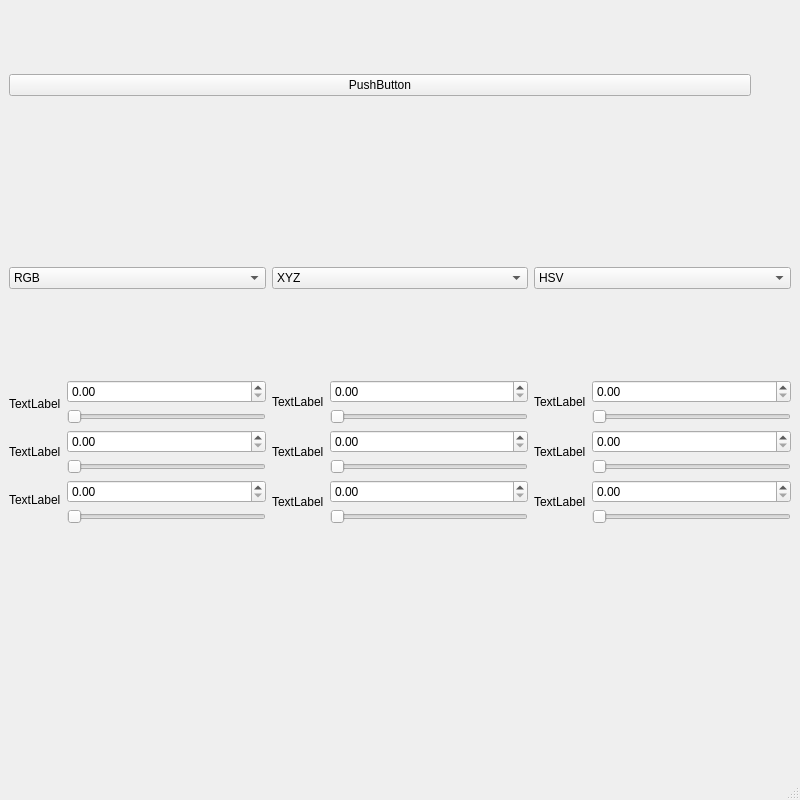
<?xml version="1.0" encoding="UTF-8"?>
<ui version="4.0">
 <class>MainWindow</class>
 <widget class="QMainWindow" name="MainWindow">
  <property name="geometry">
   <rect>
    <x>0</x>
    <y>0</y>
    <width>800</width>
    <height>800</height>
   </rect>
  </property>
  <property name="sizePolicy">
   <sizepolicy hsizetype="Fixed" vsizetype="Fixed">
    <horstretch>0</horstretch>
    <verstretch>0</verstretch>
   </sizepolicy>
  </property>
  <property name="minimumSize">
   <size>
    <width>800</width>
    <height>800</height>
   </size>
  </property>
  <property name="maximumSize">
   <size>
    <width>800</width>
    <height>800</height>
   </size>
  </property>
  <property name="windowTitle">
   <string>MainWindow</string>
  </property>
  <widget class="QWidget" name="centralwidget">
   <property name="sizePolicy">
    <sizepolicy hsizetype="Fixed" vsizetype="Fixed">
     <horstretch>0</horstretch>
     <verstretch>0</verstretch>
    </sizepolicy>
   </property>
   <property name="minimumSize">
    <size>
     <width>800</width>
     <height>600</height>
    </size>
   </property>
   <property name="maximumSize">
    <size>
     <width>800</width>
     <height>600</height>
    </size>
   </property>
   <layout class="QGridLayout" name="gridLayout_2">
    <item row="3" column="0">
     <layout class="QHBoxLayout" name="horizontalLayout_2">
      <property name="sizeConstraint">
       <enum>QLayout::SetDefaultConstraint</enum>
      </property>
      <item>
       <widget class="QComboBox" name="comboBox_3">
        <item>
         <property name="text">
          <string>RGB</string>
         </property>
        </item>
        <item>
         <property name="text">
          <string>XYZ</string>
         </property>
        </item>
        <item>
         <property name="text">
          <string>HSV</string>
         </property>
        </item>
        <item>
         <property name="text">
          <string>LAB</string>
         </property>
        </item>
        <item>
         <property name="text">
          <string>HLS</string>
         </property>
        </item>
        <item>
         <property name="text">
          <string>CMYK</string>
         </property>
        </item>
       </widget>
      </item>
      <item>
       <widget class="QComboBox" name="comboBox_2">
        <item>
         <property name="text">
          <string>XYZ</string>
         </property>
        </item>
        <item>
         <property name="text">
          <string>RGB</string>
         </property>
        </item>
        <item>
         <property name="text">
          <string>HSV</string>
         </property>
        </item>
        <item>
         <property name="text">
          <string>LAB</string>
         </property>
        </item>
        <item>
         <property name="text">
          <string>HLS</string>
         </property>
        </item>
        <item>
         <property name="text">
          <string>CMYK</string>
         </property>
        </item>
       </widget>
      </item>
      <item>
       <widget class="QComboBox" name="comboBox">
        <item>
         <property name="text">
          <string>HSV</string>
         </property>
        </item>
        <item>
         <property name="text">
          <string>RGB</string>
         </property>
        </item>
        <item>
         <property name="text">
          <string>XYZ</string>
         </property>
        </item>
        <item>
         <property name="text">
          <string>LAB</string>
         </property>
        </item>
        <item>
         <property name="text">
          <string>HLS</string>
         </property>
        </item>
        <item>
         <property name="text">
          <string>CMYK</string>
         </property>
        </item>
       </widget>
      </item>
     </layout>
    </item>
    <item row="1" column="0">
     <layout class="QHBoxLayout" name="horizontalLayout_3">
      <property name="sizeConstraint">
       <enum>QLayout::SetFixedSize</enum>
      </property>
      <item>
       <widget class="QPushButton" name="pushButton">
        <property name="sizePolicy">
         <sizepolicy hsizetype="Minimum" vsizetype="Fixed">
          <horstretch>200</horstretch>
          <verstretch>200</verstretch>
         </sizepolicy>
        </property>
        <property name="text">
         <string>PushButton</string>
        </property>
       </widget>
      </item>
      <item>
       <spacer name="horizontalSpacer">
        <property name="orientation">
         <enum>Qt::Horizontal</enum>
        </property>
        <property name="sizeHint" stdset="0">
         <size>
          <width>40</width>
          <height>20</height>
         </size>
        </property>
       </spacer>
      </item>
     </layout>
    </item>
    <item row="2" column="0">
     <spacer name="verticalSpacer">
      <property name="orientation">
       <enum>Qt::Vertical</enum>
      </property>
      <property name="sizeType">
       <enum>QSizePolicy::Fixed</enum>
      </property>
      <property name="sizeHint" stdset="0">
       <size>
        <width>20</width>
        <height>100</height>
       </size>
      </property>
     </spacer>
    </item>
    <item row="5" column="0">
     <layout class="QHBoxLayout" name="horizontalLayout">
      <item>
       <layout class="QVBoxLayout" name="verticalLayout_5">
        <property name="spacing">
         <number>0</number>
        </property>
        <property name="sizeConstraint">
         <enum>QLayout::SetFixedSize</enum>
        </property>
        <item>
         <widget class="QLabel" name="label_7">
          <property name="text">
           <string>TextLabel</string>
          </property>
         </widget>
        </item>
        <item>
         <widget class="QLabel" name="label_9">
          <property name="text">
           <string>TextLabel</string>
          </property>
         </widget>
        </item>
        <item>
         <widget class="QLabel" name="label_8">
          <property name="text">
           <string>TextLabel</string>
          </property>
         </widget>
        </item>
       </layout>
      </item>
      <item>
       <layout class="QVBoxLayout" name="verticalLayout_2">
        <item>
         <widget class="QDoubleSpinBox" name="doubleSpinBox"/>
        </item>
        <item>
         <widget class="QSlider" name="horizontalSlider">
          <property name="orientation">
           <enum>Qt::Horizontal</enum>
          </property>
         </widget>
        </item>
        <item>
         <widget class="QDoubleSpinBox" name="doubleSpinBox_2"/>
        </item>
        <item>
         <widget class="QSlider" name="horizontalSlider_2">
          <property name="orientation">
           <enum>Qt::Horizontal</enum>
          </property>
         </widget>
        </item>
        <item>
         <widget class="QDoubleSpinBox" name="doubleSpinBox_3"/>
        </item>
        <item>
         <widget class="QSlider" name="horizontalSlider_3">
          <property name="orientation">
           <enum>Qt::Horizontal</enum>
          </property>
         </widget>
        </item>
       </layout>
      </item>
      <item>
       <layout class="QVBoxLayout" name="verticalLayout_4" stretch="0,0,0">
        <item>
         <widget class="QLabel" name="label_4">
          <property name="text">
           <string>TextLabel</string>
          </property>
         </widget>
        </item>
        <item>
         <widget class="QLabel" name="label_5">
          <property name="text">
           <string>TextLabel</string>
          </property>
         </widget>
        </item>
        <item>
         <widget class="QLabel" name="label_6">
          <property name="text">
           <string>TextLabel</string>
          </property>
         </widget>
        </item>
       </layout>
      </item>
      <item>
       <layout class="QVBoxLayout" name="verticalLayout">
        <item>
         <widget class="QDoubleSpinBox" name="doubleSpinBox_4"/>
        </item>
        <item>
         <widget class="QSlider" name="horizontalSlider_4">
          <property name="orientation">
           <enum>Qt::Horizontal</enum>
          </property>
         </widget>
        </item>
        <item>
         <widget class="QDoubleSpinBox" name="doubleSpinBox_6"/>
        </item>
        <item>
         <widget class="QSlider" name="horizontalSlider_5">
          <property name="orientation">
           <enum>Qt::Horizontal</enum>
          </property>
         </widget>
        </item>
        <item>
         <widget class="QDoubleSpinBox" name="doubleSpinBox_5"/>
        </item>
        <item>
         <widget class="QSlider" name="horizontalSlider_6">
          <property name="orientation">
           <enum>Qt::Horizontal</enum>
          </property>
         </widget>
        </item>
       </layout>
      </item>
      <item>
       <layout class="QVBoxLayout" name="verticalLayout_6">
        <item>
         <widget class="QLabel" name="label_10">
          <property name="text">
           <string>TextLabel</string>
          </property>
         </widget>
        </item>
        <item>
         <widget class="QLabel" name="label_12">
          <property name="text">
           <string>TextLabel</string>
          </property>
         </widget>
        </item>
        <item>
         <widget class="QLabel" name="label_11">
          <property name="text">
           <string>TextLabel</string>
          </property>
         </widget>
        </item>
       </layout>
      </item>
      <item>
       <layout class="QVBoxLayout" name="verticalLayout_3">
        <item>
         <widget class="QDoubleSpinBox" name="doubleSpinBox_7"/>
        </item>
        <item>
         <widget class="QSlider" name="horizontalSlider_7">
          <property name="orientation">
           <enum>Qt::Horizontal</enum>
          </property>
         </widget>
        </item>
        <item>
         <widget class="QDoubleSpinBox" name="doubleSpinBox_8"/>
        </item>
        <item>
         <widget class="QSlider" name="horizontalSlider_8">
          <property name="orientation">
           <enum>Qt::Horizontal</enum>
          </property>
         </widget>
        </item>
        <item>
         <widget class="QDoubleSpinBox" name="doubleSpinBox_9"/>
        </item>
        <item>
         <widget class="QSlider" name="horizontalSlider_9">
          <property name="orientation">
           <enum>Qt::Horizontal</enum>
          </property>
         </widget>
        </item>
       </layout>
      </item>
     </layout>
    </item>
    <item row="4" column="0">
     <spacer name="verticalSpacer_2">
      <property name="orientation">
       <enum>Qt::Vertical</enum>
      </property>
      <property name="sizeType">
       <enum>QSizePolicy::Fixed</enum>
      </property>
      <property name="sizeHint" stdset="0">
       <size>
        <width>20</width>
        <height>20</height>
       </size>
      </property>
     </spacer>
    </item>
   </layout>
  </widget>
  <widget class="QMenuBar" name="menubar">
   <property name="geometry">
    <rect>
     <x>0</x>
     <y>0</y>
     <width>800</width>
     <height>25</height>
    </rect>
   </property>
  </widget>
  <widget class="QStatusBar" name="statusbar"/>
 </widget>
 <resources/>
 <connections/>
</ui>
